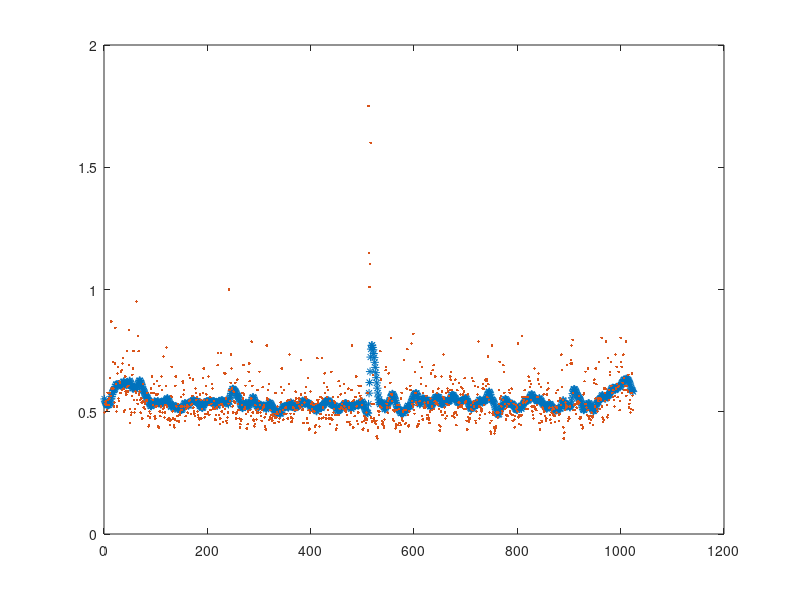

Write the MATLAB code that produced this figure.
fuelData = [70   63   61   62   64   68   55   60   64   59   45   55   57   14   52   52   35   52   65   62   36   17   49   69   65   42   38   59   61   47   48   55 ...
  41   40   53   36   33   52   69   68   44   54   56   29   51   54   50   18   37   67   79   72   70   57   43   39   29   60   70   67   54   55    5   60 ...
  63   21   29   56   54   60   70   59   62   75   61   49   66   62   63   67   60   61   60   55   73   82   81   69   74   71   52   55   44   60   64   55 ...
  49   73   75   65   56   65   47   56   82   83   50   69   73   65   44   53   70   67   32   66   74   70   64   50   27   65   76   76   76   75   77   81 ...
  76   57   38   58   69   75   81   83   76   50   44   65   77   73   63   77   78   72   70   65   58   68   65   47   48   56   53   65   77   73   67   64 ...
  66   70   65   61   43   45   60   71   64   63   57   46   66   69   71   73   52   55   60   58   69   72   74   81   76   56   60   75   75   67   55   45 ...
  39   60   74   71   50   56   60   71   70   44   64   72   68   58   68   63   49   52   66   67   61   67   76   76   72   66   66   37   30   64   72   80 ...
  75   30   63   69   64   65   78   71   42   67   42   59   77   79   74   70   63    0   53   61   48   31   39   52   65   70   54   61   62   48   71   75 ...
  70   46   63   68   68   75   83   80   77   76   64   55   59   37   56   67   66   50   71   84   84   80   69   41   36   47   68   73   59   24   50   70 ...
  76   77   82   80   64   68   76   70   53   67   70   61   41   64   70   73   77   68   51   66   64   65   74   82   85   71   26   59   60   53   49   76 ...
  74   68   75   72   75   77   73   71   73   79   74   55   71   74   70   65   71   78   78   75   69   62   51   39   55   68   76   71   53   71   66   66 ...
  71   61   75   75   60   49   31   60   71   74   78   77   75   66   66   71   68   61   54   59   68   62   62   62   59   65   60   66   56   34   64   68 ...
  67   79   79   62   55   58   51   59   75   79   45   68   85   84   70   54   63   67   62   69   64   64   69   82   88   81   63   60   33   62   60   75 ...
  82   71   58   71   75   33   59   66   74   48   42   55   72   75   58   51   68   53   72   75   61   80   75   41   72   76   58   70   67   61   62   72 ...
  85   84   81   72   58   47   72   67   50   56   66   66   63   67   61   49   65   55   68   69   67   78   72   61   52   66   78   81   80   70   53   26 ...
  61   83   83   60   73   58   58   44   65   77   80   70   50   55   60   57   50   59   64   78   85   84   73   77   76   74   79   70   76   55   86  -56 ...
 -14   -1  -10  -47   74   63   78   77   43   75   63   77   79   80   77   92   94   83   69   72   69   65   29   46   66   77   80   78   81   83   76   51 ...
  40   38   63   66   70   61   42   59   66   48   22   56   56   61   76   68   77   69   68   84   82   80   68   64   81   64   67   79   87   81   59   55 ...
  75   77   69   68   34   68   80   79   68   52   28   72   82   81   69   53   50   53   25   61   63   65   20   68   71   41   55   62   64   82   82   80 ...
  80   77   61   35   45   49   38   73   76   55   66   62   64   66   50   57   75   72   62   74   76   79   69   59   42   68   65   40   54   37   67   61 ...
  44   63   62   63   55   64   52   67   81   86   82   69   44   54   72   58   31   59   66   70   75   55   63   73   52   54   64   57   53   44   46   41 ...
  53   73   73   49   71   74   70   46   70   81   72   53   66   62   48   62   65   56   51   64   65   52   56   67   54   45   62   67   61   77   85   56 ...
  74   78   76   75   71   67   64   45   68   62   47   65   61   50   77   79   69   60   56   51   24   65   75   72   66   68   69   67   52   49   52   64 ...
  71   46   50   47   46   58   32   49   60   70   79   87   89   77   26   71   70   72   83   89   86   82   83   70   70   74   70   63   53   35   59   57 ...
  65   71   69   60   37   41   55   63   67   76   72   65   73   73   63   53   55   69   71   61   52   72   77   72   63   76   83   73   64   67   66   69 ...
  25   74   80   72   64   73   81   72   21   58   62   60   58   53   58   62   67   61   58   67   58   44   47   51   47   49   60   65   69   72   75   65 ...
  39   66   67   67   68   64   58   46   42   49   79   85   71   51   77   78   66   67   56   69   73   73   77   75   56   53   48   52   60   66   72   76 ...
  79   70   68   66   71   72   67   73   78   65   55   70   66   53   61   72   77   71   59   64   31   40   51   60   83   94   88   68   62   66   64   37 ...
  65   77   75   74   75   65   36   34   26   36   23   55   68   64   64   68   63   71   66   62   63   61   57   62   75   74   74   81   81   84   83   56 ...
  55   47   63   41   63   66   72   68   39   73   75   75   79   76   73   70   74   81   73   48   46   65   59   39   49   67   69   59   61   35   59   67 ...
  59   60   22   65   74   78   76   52   55   61   52   24   64   74   72   33   60   53   41   43   35   50   55   55   58   53   60   65   57   31   52   38 ...
  49   58   51   41   50   68   61   22   35   38   55   48   31   45   53   53   50   24   57   50   53   54   43   66   63   60   70   67   55   42   57   68];


global double X0; # predicted state
global double P0; # predicted covariance
global double F; # factor of real value to previous real value
global double Q; # measurement noise
global double H; # factor of measured value to real value
global double R; # environment noise
global double State; #
global double Covariance; #
x = 1:1:1024;

function KalmanFilterSimple1D(q, r, f = 1, h = 1)
  Q = q;
  R = r;
  F = f;
  H = h;
endfunction;

#function SetState(state, covariance)
#  State = state;
#  Covariance = covariance;
#endfunction;

function Correct(data)
  global Covariance;
  global State;
  global F;
  global H;
  global Q;
  global R;
  global X0;
  global P0;
 
  #time update - prediction
  X0 = F*State;
  P0 = F*Covariance*F + Q;

  #measurement update - correction
  K = H*P0/(H*P0*H + R);
  State = X0 + K*(data - H*X0);
  Covariance = (1 - K*H)*P0;
endfunction;

filtered = [];
#print(fuelData(1));
#var kalman = new KalmanFilterSimple1D(f: 1, h: 1, q: 2, r: 15); # задаем F, H, Q и R
Q = 0.03;
R = 0.8;
F = 1;
H = 1;
y = exp(-fuelData/100);
#plot(y);
State = y(1);
Covariance = 0.1;
#filtered = Correct(fuelData); # Применяем алгоритм
for i = y
  Correct(i); # Применяем алгоритм
  filtered(end + 1) = State';
#  printf("%10.4f %10.4f\n", i, State);
endfor;
#plot(y);
#plot(filtered);

filtered2 = [];
for i = filtered
  Correct(i); # Применяем алгоритм
  filtered2(end + 1) = State';
#  printf("%10.4f %10.4f\n", i, State);
endfor;
#plot(filtered2);

plot(x, filtered2, '*', x, y, '.');

#  kalman.Correct(d); # Применяем алгоритм
#  filtered.Add(kalman.State); # Сохраняем текущее состояние

